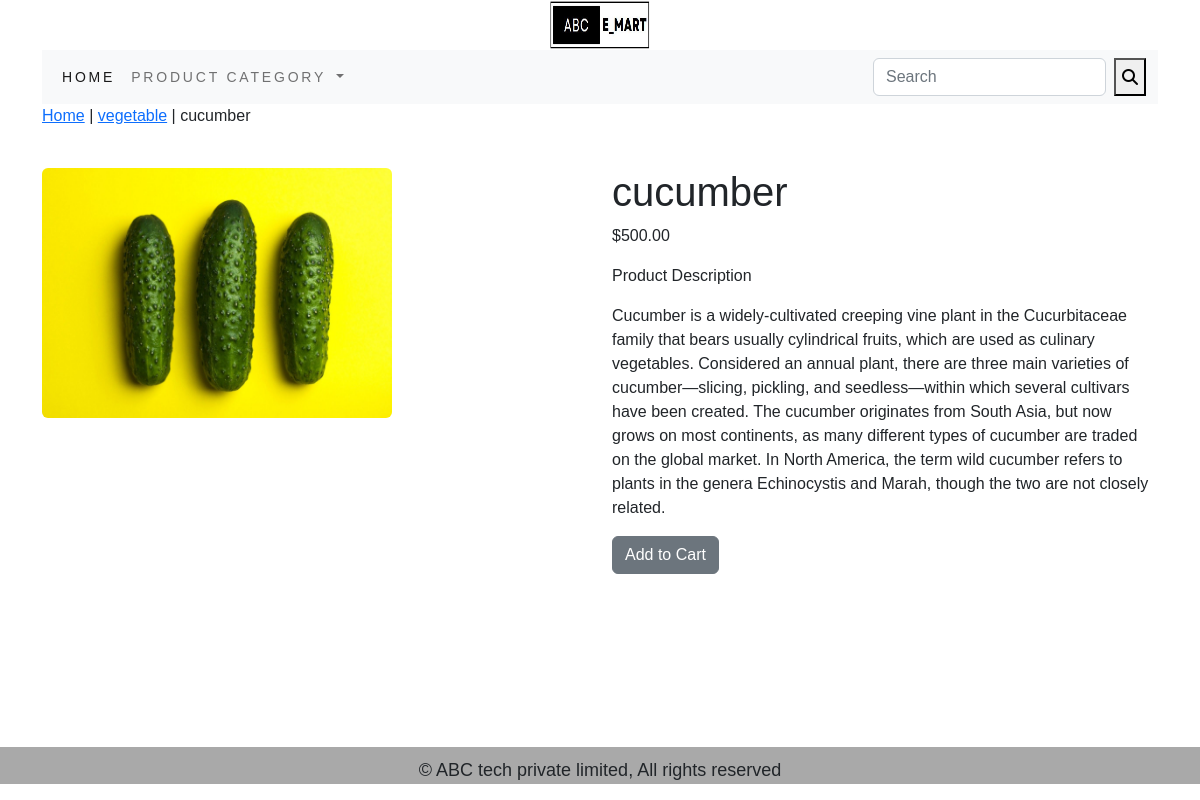
Screenshot of /ecommerceapp/vegetable-category/cucumber/ with the database file from the repository.
### ecommerceapp/models.py (models this page shows, shortened)
class Product(models.Model):
    name=models.CharField(max_length=250, unique=True)
    slug=models.SlugField(max_length=250, unique=True)
    description=models.TextField(blank=True)
    price=models.DecimalField(max_digits=10, decimal_places=2)
    category=models.ForeignKey(Category, on_delete=models.CASCADE)
    image=models.ImageField(upload_to='product', blank=True)
    stock=models.IntegerField()
    available=models.BooleanField(default=True)
    created=models.DateTimeField(auto_now_add=True)
    updated=models.DateTimeField(auto_now=True)
    class Meta:
        ordering=('name',)
        verbose_name='product'
        verbose_name_plural='products'

class Category(models.Model):
    name=models.CharField(max_length=250, unique=True)
    slug=models.SlugField(max_length=250, unique=True)
    description=models.TextField(blank=True)
    image=models.ImageField(upload_to="category", blank=True)
    class Meta:
        ordering=('name',)
        verbose_name='category'
        verbose_name_plural='categories'
    def get_urll(self):
        return reverse('ecommerceapp:products_by_category', args=[self.slug])
    def __str__(self):
        return '{}'.format(self.name)

### ecommerceapp/views.py (the view)
# urls.py: path('<slug:c_slug>/<slug:product_slug>/',views.prodetail,name='prodcatdetail'),
def prodetail(request,c_slug,product_slug):
    try:
        product=Product.objects.get(category__slug=c_slug,slug=product_slug)
    except Exception as e:
        raise  e
    return render(request,'products.html',{'product':product})

### cart_app/context_processor.py (called while the page is built)
def counter(request):
    item_count=0
    if 'admin' in request.path:
        return {}
    else:
        try:
            cart=Cart.objects.filter(cart_id=_cart_id(request))
            car_items=CartItem.objects.all().filter(cart=cart[:1])
            for cart_item in car_items:
                item_count +=cart_item.quantity
        except Cart.DoesNotExist:
            item_count=0
    return dict(item_count=item_count)

### cart_app/views.py (called while the page is built)
def _cart_id(request):
    cart=request.session.session_key
    if not cart:
        cart=request.session.create()
    return cart

### ecommerceapp/context_processors.py (called while the page is built)
def menu_links(request):
    links=Category.objects.all()
    return dict(links=links)

### templates/products.html (shortened to what this page needs)
{% extends 'base.html' %}
{% load static %}
{% block content %}
<div>
    <div>
        <p><a href="{% url 'ecommerceapp:allprodcat' %}">Home</a> | <a href="{{product.category.get_urll}}">{{ product.category }}</a> | {{ product.name }} </p>
    </div>
</div>
<br>
        <div class="row">
            <div class="col-md-6">
            <img src="{{ product.image.url }}" alt="{{ product.name }}"  width="350" height="250" class="rounded">
            </div>
        <div class="col-md-6">
            <h1>{{ product.name }}</h1>
            <p>${{product.price }}</p>
            <p>Product Description</p>
            <p>{{ product.description }} </p>
            {% if product.stock <= 0 %}
            <p><b>Out of stock</b></p>
            {% else %}
            <a class="btn btn-secondary" href="{% url 'cart:add_cart' product.id %}">Add to Cart</a>
            {% endif %}
        </div>
    </div>
{% endblock %}

### templates/base.html (style rules this page uses)
body { font-family: 'Secular One', sans-serif; }

### rows the page displays
Product: category "vegetable", name "cucumber", image (picture), price "500.00", description "Cucumber is a widely-cultivated creeping vine plant in the Cucurbitaceae family that bears usually cylindrical fruits, which are used as culinary vegetables. Considered an annual plant, there are three main varieties of cucumber—slicing, pickling, and seedless—within which several cultivars have been created. The cucumber originates from South Asia, but now grows on most continents, as many different types of cucumber are traded on the global market. In North America, the term wild cucumber refers to plants in the genera Echinocystis and Marah, though the two are not closely related."
